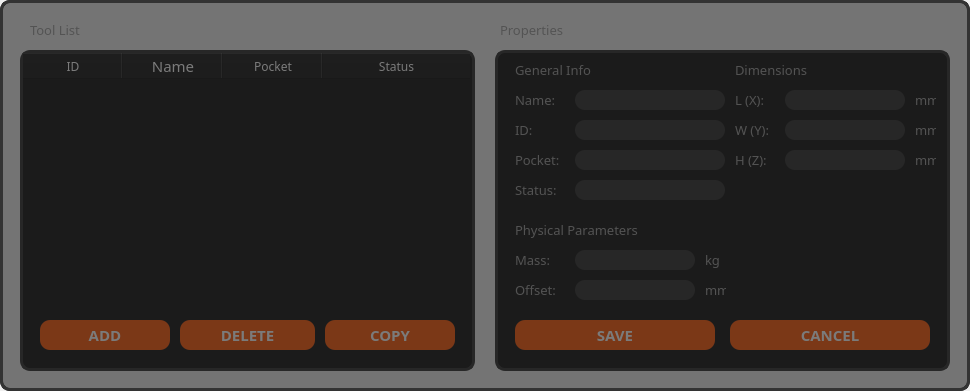
    <widget class="QFrame" name="frm_tool_manager">
     <property name="geometry">
      <rect>
       <x>20</x>
       <y>770</y>
       <width>970</width>
       <height>391</height>
      </rect>
     </property>
     <property name="styleSheet">
      <string notr="true">border-radius: 10px;
border: 3px solid #333333;</string>
     </property>
     <property name="frameShape">
      <enum>QFrame::StyledPanel</enum>
     </property>
     <property name="frameShadow">
      <enum>QFrame::Raised</enum>
     </property>
     <widget class="QFrame" name="frm_parameters_tool">
      <property name="geometry">
       <rect>
        <x>495</x>
        <y>50</y>
        <width>455</width>
        <height>321</height>
       </rect>
      </property>
      <property name="styleSheet">
       <string notr="true">background: #161616;
border-color: #333333;</string>
      </property>
      <property name="frameShape">
       <enum>QFrame::StyledPanel</enum>
      </property>
      <property name="frameShadow">
       <enum>QFrame::Raised</enum>
      </property>
      <widget class="QPushButton" name="btn_save_tool">
       <property name="geometry">
        <rect>
         <x>20</x>
         <y>270</y>
         <width>200</width>
         <height>30</height>
        </rect>
       </property>
       <property name="sizePolicy">
        <sizepolicy hsizetype="Fixed" vsizetype="Fixed">
         <horstretch>0</horstretch>
         <verstretch>0</verstretch>
        </sizepolicy>
       </property>
       <property name="font">
        <font>
         <family>JetBrains Mono</family>
         <pointsize>11</pointsize>
         <weight>75</weight>
         <bold>true</bold>
        </font>
       </property>
       <property name="mouseTracking">
        <bool>true</bool>
       </property>
       <property name="layoutDirection">
        <enum>Qt::LeftToRight</enum>
       </property>
       <property name="styleSheet">
        <string notr="true">QPushButton {
	background-color: #FE5C0D;
	color: #FFFFFF;
	padding: 5px;
	border-radius: 10px;
	border: none;
}
QPushButton:hover{
	background-color: rgb(254, 81, 13);
    border: 2px solid rgb(254, 174, 13);
}</string>
       </property>
       <property name="text">
        <string>SAVE</string>
       </property>
      </widget>
      <widget class="QPushButton" name="btn_cancel_tool">
       <property name="geometry">
        <rect>
         <x>235</x>
         <y>270</y>
         <width>200</width>
         <height>30</height>
        </rect>
       </property>
       <property name="sizePolicy">
        <sizepolicy hsizetype="Fixed" vsizetype="Fixed">
         <horstretch>0</horstretch>
         <verstretch>0</verstretch>
        </sizepolicy>
       </property>
       <property name="font">
        <font>
         <family>JetBrains Mono</family>
         <pointsize>11</pointsize>
         <weight>75</weight>
         <bold>true</bold>
        </font>
       </property>
       <property name="mouseTracking">
        <bool>true</bool>
       </property>
       <property name="layoutDirection">
        <enum>Qt::LeftToRight</enum>
       </property>
       <property name="styleSheet">
        <string notr="true">QPushButton {
	background-color: #FE5C0D;
	color: #FFFFFF;
	padding: 5px;
	border-radius: 10px;
	border: none;
}
QPushButton:hover{
	background-color: rgb(254, 81, 13);
    border: 2px solid rgb(254, 174, 13);
}</string>
       </property>
       <property name="text">
        <string>CANCEL</string>
       </property>
      </widget>
      <widget class="QLabel" name="lbl_status_tool">
       <property name="geometry">
        <rect>
         <x>20</x>
         <y>130</y>
         <width>61</width>
         <height>20</height>
        </rect>
       </property>
       <property name="font">
        <font>
         <family>JetBrains Mono</family>
         <pointsize>10</pointsize>
         <weight>50</weight>
         <bold>false</bold>
        </font>
       </property>
       <property name="styleSheet">
        <string notr="true">border: none;
color: #9E9E9E;
background: none;</string>
       </property>
       <property name="text">
        <string>Status:</string>
       </property>
      </widget>
      <widget class="QLabel" name="lbl_tool_name">
       <property name="geometry">
        <rect>
         <x>20</x>
         <y>40</y>
         <width>61</width>
         <height>20</height>
        </rect>
       </property>
       <property name="font">
        <font>
         <family>JetBrains Mono</family>
         <pointsize>10</pointsize>
         <weight>50</weight>
         <bold>false</bold>
        </font>
       </property>
       <property name="styleSheet">
        <string notr="true">border: none;
color: #9E9E9E;
background: none;</string>
       </property>
       <property name="text">
        <string>Name:</string>
       </property>
      </widget>
      <widget class="QLabel" name="lbl_physical_parameters">
       <property name="geometry">
        <rect>
         <x>20</x>
         <y>170</y>
         <width>161</width>
         <height>20</height>
        </rect>
       </property>
       <property name="font">
        <font>
         <family>JetBrains Mono</family>
         <pointsize>10</pointsize>
         <weight>50</weight>
         <bold>false</bold>
        </font>
       </property>
       <property name="styleSheet">
        <string notr="true">border: none;
color: #9E9E9E;
background: none;</string>
       </property>
       <property name="text">
        <string>Physical Parameters</string>
       </property>
      </widget>
      <widget class="QLabel" name="lbl_tool_id">
       <property name="geometry">
        <rect>
         <x>20</x>
         <y>70</y>
         <width>61</width>
         <height>20</height>
        </rect>
       </property>
       <property name="font">
        <font>
         <family>JetBrains Mono</family>
         <pointsize>10</pointsize>
         <weight>50</weight>
         <bold>false</bold>
        </font>
       </property>
       <property name="styleSheet">
        <string notr="true">border: none;
color: #9E9E9E;
background: none;</string>
       </property>
       <property name="text">
        <string>ID:</string>
       </property>
      </widget>
      <widget class="QLabel" name="lbl_general_info_tool">
       <property name="geometry">
        <rect>
         <x>20</x>
         <y>10</y>
         <width>161</width>
         <height>20</height>
        </rect>
       </property>
       <property name="font">
        <font>
         <family>JetBrains Mono</family>
         <pointsize>10</pointsize>
         <weight>50</weight>
         <bold>false</bold>
        </font>
       </property>
       <property name="styleSheet">
        <string notr="true">border: none;
color: #9E9E9E;
background: none;</string>
       </property>
       <property name="text">
        <string>General Info</string>
       </property>
      </widget>
      <widget class="QLabel" name="lbl_dimensions_tool">
       <property name="geometry">
        <rect>
         <x>240</x>
         <y>10</y>
         <width>161</width>
         <height>20</height>
        </rect>
       </property>
       <property name="font">
        <font>
         <family>JetBrains Mono</family>
         <pointsize>10</pointsize>
         <weight>50</weight>
         <bold>false</bold>
        </font>
       </property>
       <property name="styleSheet">
        <string notr="true">border: none;
color: #9E9E9E;
background: none;</string>
       </property>
       <property name="text">
        <string>Dimensions</string>
       </property>
      </widget>
      <widget class="QLabel" name="lbl_tool_x">
       <property name="geometry">
        <rect>
         <x>240</x>
         <y>40</y>
         <width>50</width>
         <height>20</height>
        </rect>
       </property>
       <property name="font">
        <font>
         <family>JetBrains Mono</family>
         <pointsize>10</pointsize>
         <weight>50</weight>
         <bold>false</bold>
        </font>
       </property>
       <property name="styleSheet">
        <string notr="true">border: none;
color: #9E9E9E;
background: none;</string>
       </property>
       <property name="text">
        <string>L (X):</string>
       </property>
      </widget>
      <widget class="QLabel" name="lbl_tool_y">
       <property name="geometry">
        <rect>
         <x>240</x>
         <y>70</y>
         <width>50</width>
         <height>20</height>
        </rect>
       </property>
       <property name="font">
        <font>
         <family>JetBrains Mono</family>
         <pointsize>10</pointsize>
         <weight>50</weight>
         <bold>false</bold>
        </font>
       </property>
       <property name="styleSheet">
        <string notr="true">border: none;
color: #9E9E9E;
background: none;</string>
       </property>
       <property name="text">
        <string>W (Y):</string>
       </property>
      </widget>
      <widget class="QLabel" name="lbl_tool_z">
       <property name="geometry">
        <rect>
         <x>240</x>
         <y>100</y>
         <width>50</width>
         <height>20</height>
        </rect>
       </property>
       <property name="font">
        <font>
         <family>JetBrains Mono</family>
         <pointsize>10</pointsize>
         <weight>50</weight>
         <bold>false</bold>
        </font>
       </property>
       <property name="styleSheet">
        <string notr="true">border: none;
color: #9E9E9E;
background: none;</string>
       </property>
       <property name="text">
        <string>H (Z):</string>
       </property>
      </widget>
      <widget class="QLabel" name="lbl_tool_mass">
       <property name="geometry">
        <rect>
         <x>20</x>
         <y>200</y>
         <width>61</width>
         <height>20</height>
        </rect>
       </property>
       <property name="font">
        <font>
         <family>JetBrains Mono</family>
         <pointsize>10</pointsize>
         <weight>50</weight>
         <bold>false</bold>
        </font>
       </property>
       <property name="styleSheet">
        <string notr="true">border: none;
color: #9E9E9E;
background: none;</string>
       </property>
       <property name="text">
        <string>Mass:</string>
       </property>
      </widget>
      <widget class="QLabel" name="lbl_tool_offset">
       <property name="geometry">
        <rect>
         <x>20</x>
         <y>230</y>
         <width>71</width>
         <height>20</height>
        </rect>
       </property>
       <property name="font">
        <font>
         <family>JetBrains Mono</family>
         <pointsize>10</pointsize>
         <weight>50</weight>
         <bold>false</bold>
        </font>
       </property>
       <property name="styleSheet">
        <string notr="true">border: none;
color: #9E9E9E;
background: none;</string>
       </property>
       <property name="text">
        <string>Offset:</string>
       </property>
      </widget>
      <widget class="QLabel" name="lbl_mm_x">
       <property name="geometry">
        <rect>
         <x>420</x>
         <y>40</y>
         <width>21</width>
         <height>20</height>
        </rect>
       </property>
       <property name="font">
        <font>
         <family>JetBrains Mono</family>
         <pointsize>10</pointsize>
         <weight>50</weight>
         <bold>false</bold>
        </font>
       </property>
       <property name="styleSheet">
        <string notr="true">border: none;
color: #9E9E9E;
background: none;</string>
       </property>
       <property name="text">
        <string>mm</string>
       </property>
      </widget>
      <widget class="QLabel" name="lbl_mm_y">
       <property name="geometry">
        <rect>
         <x>420</x>
         <y>70</y>
         <width>21</width>
         <height>20</height>
        </rect>
       </property>
       <property name="font">
        <font>
         <family>JetBrains Mono</family>
         <pointsize>10</pointsize>
         <weight>50</weight>
         <bold>false</bold>
        </font>
       </property>
       <property name="styleSheet">
        <string notr="true">border: none;
color: #9E9E9E;
background: none;</string>
       </property>
       <property name="text">
        <string>mm</string>
       </property>
      </widget>
      <widget class="QLabel" name="lbl_mm_z">
       <property name="geometry">
        <rect>
         <x>420</x>
         <y>100</y>
         <width>21</width>
         <height>20</height>
        </rect>
       </property>
       <property name="font">
        <font>
         <family>JetBrains Mono</family>
         <pointsize>10</pointsize>
         <weight>50</weight>
         <bold>false</bold>
        </font>
       </property>
       <property name="styleSheet">
        <string notr="true">border: none;
color: #9E9E9E;
background: none;</string>
       </property>
       <property name="text">
        <string>mm</string>
       </property>
      </widget>
      <widget class="QLabel" name="lbl_mm_o">
       <property name="geometry">
        <rect>
         <x>210</x>
         <y>230</y>
         <width>21</width>
         <height>20</height>
        </rect>
       </property>
       <property name="font">
        <font>
         <family>JetBrains Mono</family>
         <pointsize>10</pointsize>
         <weight>50</weight>
         <bold>false</bold>
        </font>
       </property>
       <property name="styleSheet">
        <string notr="true">border: none;
color: #9E9E9E;
background: none;</string>
       </property>
       <property name="text">
        <string>mm</string>
       </property>
      </widget>
      <widget class="QLabel" name="lbl_kg_m">
       <property name="geometry">
        <rect>
         <x>210</x>
         <y>200</y>
         <width>21</width>
         <height>20</height>
        </rect>
       </property>
       <property name="font">
        <font>
         <family>JetBrains Mono</family>
         <pointsize>10</pointsize>
         <weight>50</weight>
         <bold>false</bold>
        </font>
       </property>
       <property name="styleSheet">
        <string notr="true">border: none;
color: #9E9E9E;
background: none;</string>
       </property>
       <property name="text">
        <string>kg</string>
       </property>
      </widget>
      <widget class="QLabel" name="lbl_tool_pocket">
       <property name="geometry">
        <rect>
         <x>20</x>
         <y>100</y>
         <width>61</width>
         <height>20</height>
        </rect>
       </property>
       <property name="font">
        <font>
         <family>JetBrains Mono</family>
         <pointsize>10</pointsize>
         <weight>50</weight>
         <bold>false</bold>
        </font>
       </property>
       <property name="styleSheet">
        <string notr="true">border: none;
color: #9E9E9E;
background: none;</string>
       </property>
       <property name="text">
        <string>Pocket:</string>
       </property>
      </widget>
      <widget class="QLineEdit" name="txt_tool_name">
       <property name="geometry">
        <rect>
         <x>80</x>
         <y>40</y>
         <width>150</width>
         <height>20</height>
        </rect>
       </property>
       <property name="styleSheet">
        <string notr="true">	background-color: #333333;
	color: #FFFFFF;
	padding: 2px;
	border-radius: 10px;
	border: none;</string>
       </property>
      </widget>
      <widget class="QLineEdit" name="txt_tool_id">
       <property name="geometry">
        <rect>
         <x>80</x>
         <y>70</y>
         <width>150</width>
         <height>20</height>
        </rect>
       </property>
       <property name="styleSheet">
        <string notr="true">	background-color: #333333;
	color: #FFFFFF;
	padding: 2px;
	border-radius: 10px;
	border: none;</string>
       </property>
      </widget>
      <widget class="QLineEdit" name="txt_tool_pocket">
       <property name="geometry">
        <rect>
         <x>80</x>
         <y>100</y>
         <width>150</width>
         <height>20</height>
        </rect>
       </property>
       <property name="styleSheet">
        <string notr="true">	background-color: #333333;
	color: #FFFFFF;
	padding: 2px;
	border-radius: 10px;
	border: none;</string>
       </property>
      </widget>
      <widget class="QLineEdit" name="txt_tool_status">
       <property name="geometry">
        <rect>
         <x>80</x>
         <y>130</y>
         <width>150</width>
         <height>20</height>
        </rect>
       </property>
       <property name="styleSheet">
        <string notr="true">	background-color: #333333;
	color: #FFFFFF;
	padding: 2px;
	border-radius: 10px;
	border: none;</string>
       </property>
      </widget>
      <widget class="QLineEdit" name="txt_tool_x">
       <property name="geometry">
        <rect>
         <x>290</x>
         <y>40</y>
         <width>120</width>
         <height>20</height>
        </rect>
       </property>
       <property name="styleSheet">
        <string notr="true">	background-color: #333333;
	color: #FFFFFF;
	padding: 2px;
	border-radius: 10px;
	border: none;</string>
       </property>
      </widget>
      <widget class="QLineEdit" name="txt_tool_y">
       <property name="geometry">
        <rect>
         <x>290</x>
         <y>70</y>
         <width>120</width>
         <height>20</height>
        </rect>
       </property>
       <property name="styleSheet">
        <string notr="true">	background-color: #333333;
	color: #FFFFFF;
	padding: 2px;
	border-radius: 10px;
	border: none;</string>
       </property>
      </widget>
      <widget class="QLineEdit" name="txt_tool_z">
       <property name="geometry">
        <rect>
         <x>290</x>
         <y>100</y>
         <width>120</width>
         <height>20</height>
        </rect>
       </property>
       <property name="styleSheet">
        <string notr="true">	background-color: #333333;
	color: #FFFFFF;
	padding: 2px;
	border-radius: 10px;
	border: none;</string>
       </property>
      </widget>
      <widget class="QLineEdit" name="txt_tool_mass">
       <property name="geometry">
        <rect>
         <x>80</x>
         <y>200</y>
         <width>120</width>
         <height>20</height>
        </rect>
       </property>
       <property name="styleSheet">
        <string notr="true">	background-color: #333333;
	color: #FFFFFF;
	padding: 2px;
	border-radius: 10px;
	border: none;</string>
       </property>
      </widget>
      <widget class="QLineEdit" name="txt_tool_offset">
       <property name="geometry">
        <rect>
         <x>80</x>
         <y>230</y>
         <width>120</width>
         <height>20</height>
        </rect>
       </property>
       <property name="styleSheet">
        <string notr="true">	background-color: #333333;
	color: #FFFFFF;
	padding: 2px;
	border-radius: 10px;
	border: none;</string>
       </property>
      </widget>
     </widget>
     <widget class="QLabel" name="lbl_tool_properties">
      <property name="geometry">
       <rect>
        <x>500</x>
        <y>20</y>
        <width>221</width>
        <height>20</height>
       </rect>
      </property>
      <property name="font">
       <font>
        <family>JetBrains Mono</family>
        <pointsize>10</pointsize>
       </font>
      </property>
      <property name="styleSheet">
       <string notr="true">border: none;
color: #9E9E9E</string>
      </property>
      <property name="text">
       <string>Properties</string>
      </property>
      <property name="alignment">
       <set>Qt::AlignLeading|Qt::AlignLeft|Qt::AlignVCenter</set>
      </property>
     </widget>
     <widget class="QFrame" name="frm_tool_list">
      <property name="geometry">
       <rect>
        <x>20</x>
        <y>50</y>
        <width>455</width>
        <height>321</height>
       </rect>
      </property>
      <property name="styleSheet">
       <string notr="true">background: #161616;
border-color: #333333;</string>
      </property>
      <property name="frameShape">
       <enum>QFrame::StyledPanel</enum>
      </property>
      <property name="frameShadow">
       <enum>QFrame::Raised</enum>
      </property>
      <widget class="QPushButton" name="btn_delete_tool">
       <property name="geometry">
        <rect>
         <x>160</x>
         <y>270</y>
         <width>135</width>
         <height>30</height>
        </rect>
       </property>
       <property name="sizePolicy">
        <sizepolicy hsizetype="Fixed" vsizetype="Fixed">
         <horstretch>0</horstretch>
         <verstretch>0</verstretch>
        </sizepolicy>
       </property>
       <property name="font">
        <font>
         <family>JetBrains Mono</family>
         <pointsize>11</pointsize>
         <weight>75</weight>
         <bold>true</bold>
        </font>
       </property>
       <property name="mouseTracking">
        <bool>true</bool>
       </property>
       <property name="layoutDirection">
        <enum>Qt::LeftToRight</enum>
       </property>
       <property name="styleSheet">
        <string notr="true">QPushButton {
	background-color: #FE5C0D;
	color: #FFFFFF;
	padding: 5px;
	border-radius: 10px;
	border: none;
}
QPushButton:hover{
	background-color: rgb(254, 81, 13);
    border: 2px solid rgb(254, 174, 13);
}</string>
       </property>
       <property name="text">
        <string>DELETE</string>
       </property>
      </widget>
      <widget class="QPushButton" name="btn_add_tool">
       <property name="geometry">
        <rect>
         <x>20</x>
         <y>270</y>
         <width>130</width>
         <height>30</height>
        </rect>
       </property>
       <property name="sizePolicy">
        <sizepolicy hsizetype="Fixed" vsizetype="Fixed">
         <horstretch>0</horstretch>
         <verstretch>0</verstretch>
        </sizepolicy>
       </property>
       <property name="font">
        <font>
         <family>JetBrains Mono</family>
         <pointsize>11</pointsize>
         <weight>75</weight>
         <bold>true</bold>
        </font>
       </property>
       <property name="mouseTracking">
        <bool>true</bool>
       </property>
       <property name="layoutDirection">
        <enum>Qt::LeftToRight</enum>
       </property>
       <property name="styleSheet">
        <string notr="true">QPushButton {
	background-color: #FE5C0D;
	color: #FFFFFF;
	padding: 5px;
	border-radius: 10px;
	border: none;
}
QPushButton:hover{
	background-color: rgb(254, 81, 13);
    border: 2px solid rgb(254, 174, 13);
}</string>
       </property>
       <property name="text">
        <string>ADD</string>
       </property>
      </widget>
      <widget class="QPushButton" name="btn_copy_tool">
       <property name="geometry">
        <rect>
         <x>305</x>
         <y>270</y>
         <width>130</width>
         <height>30</height>
        </rect>
       </property>
       <property name="sizePolicy">
        <sizepolicy hsizetype="Fixed" vsizetype="Fixed">
         <horstretch>0</horstretch>
         <verstretch>0</verstretch>
        </sizepolicy>
       </property>
       <property name="font">
        <font>
         <family>JetBrains Mono</family>
         <pointsize>11</pointsize>
         <weight>75</weight>
         <bold>true</bold>
        </font>
       </property>
       <property name="mouseTracking">
        <bool>true</bool>
       </property>
       <property name="layoutDirection">
        <enum>Qt::LeftToRight</enum>
       </property>
       <property name="styleSheet">
        <string notr="true">QPushButton {
	background-color: #FE5C0D;
	color: #FFFFFF;
	padding: 5px;
	border-radius: 10px;
	border: none;
}
QPushButton:hover{
	background-color: rgb(254, 81, 13);
    border: 2px solid rgb(254, 174, 13);
}</string>
       </property>
       <property name="text">
        <string>COPY</string>
       </property>
      </widget>
      <widget class="QTableWidget" name="table_tools">
       <property name="geometry">
        <rect>
         <x>3</x>
         <y>3</y>
         <width>447</width>
         <height>255</height>
        </rect>
       </property>
       <property name="font">
        <font>
         <family>JetBrains Mono</family>
         <pointsize>10</pointsize>
        </font>
       </property>
       <property name="styleSheet">
        <string notr="true">background: #161616;
color: #fff;
border: none; 
border-radius: 10px; 
</string>
       </property>
       <attribute name="horizontalHeaderVisible">
        <bool>true</bool>
       </attribute>
       <attribute name="horizontalHeaderCascadingSectionResizes">
        <bool>false</bool>
       </attribute>
       <attribute name="horizontalHeaderMinimumSectionSize">
        <number>30</number>
       </attribute>
       <attribute name="horizontalHeaderDefaultSectionSize">
        <number>100</number>
       </attribute>
       <attribute name="horizontalHeaderHighlightSections">
        <bool>true</bool>
       </attribute>
       <attribute name="horizontalHeaderShowSortIndicator" stdset="0">
        <bool>false</bool>
       </attribute>
       <attribute name="horizontalHeaderStretchLastSection">
        <bool>true</bool>
       </attribute>
       <attribute name="verticalHeaderCascadingSectionResizes">
        <bool>false</bool>
       </attribute>
       <attribute name="verticalHeaderShowSortIndicator" stdset="0">
        <bool>false</bool>
       </attribute>
       <column>
        <property name="text">
         <string>ID</string>
        </property>
        <property name="font">
         <font>
          <family>JetBrains Mono</family>
         </font>
        </property>
       </column>
       <column>
        <property name="text">
         <string>Name</string>
        </property>
        <property name="font">
         <font>
          <family>JetBrains Mono</family>
          <pointsize>11</pointsize>
         </font>
        </property>
       </column>
       <column>
        <property name="text">
         <string>Pocket</string>
        </property>
        <property name="font">
         <font>
          <family>JetBrains Mono</family>
         </font>
        </property>
       </column>
       <column>
        <property name="text">
         <string>Status</string>
        </property>
        <property name="font">
         <font>
          <family>JetBrains Mono</family>
         </font>
        </property>
       </column>
      </widget>
     </widget>
     <widget class="QLabel" name="lbl_tool_list">
      <property name="geometry">
       <rect>
        <x>30</x>
        <y>20</y>
        <width>111</width>
        <height>20</height>
       </rect>
      </property>
      <property name="font">
       <font>
        <family>JetBrains Mono</family>
        <pointsize>10</pointsize>
       </font>
      </property>
      <property name="styleSheet">
       <string notr="true">border: none;
color: #9E9E9E</string>
      </property>
      <property name="text">
       <string>Tool List</string>
      </property>
      <property name="alignment">
       <set>Qt::AlignLeading|Qt::AlignLeft|Qt::AlignVCenter</set>
      </property>
     </widget>
     <widget class="QFrame" name="tool_manager_overlay">
      <property name="geometry">
       <rect>
        <x>0</x>
        <y>0</y>
        <width>970</width>
        <height>391</height>
       </rect>
      </property>
      <property name="acceptDrops">
       <bool>false</bool>
      </property>
      <property name="styleSheet">
       <string notr="true">background-color: rgba(30, 30, 30, 150);
</string>
      </property>
      <property name="frameShape">
       <enum>QFrame::StyledPanel</enum>
      </property>
      <property name="frameShadow">
       <enum>QFrame::Raised</enum>
      </property>
     </widget>
    </widget>
